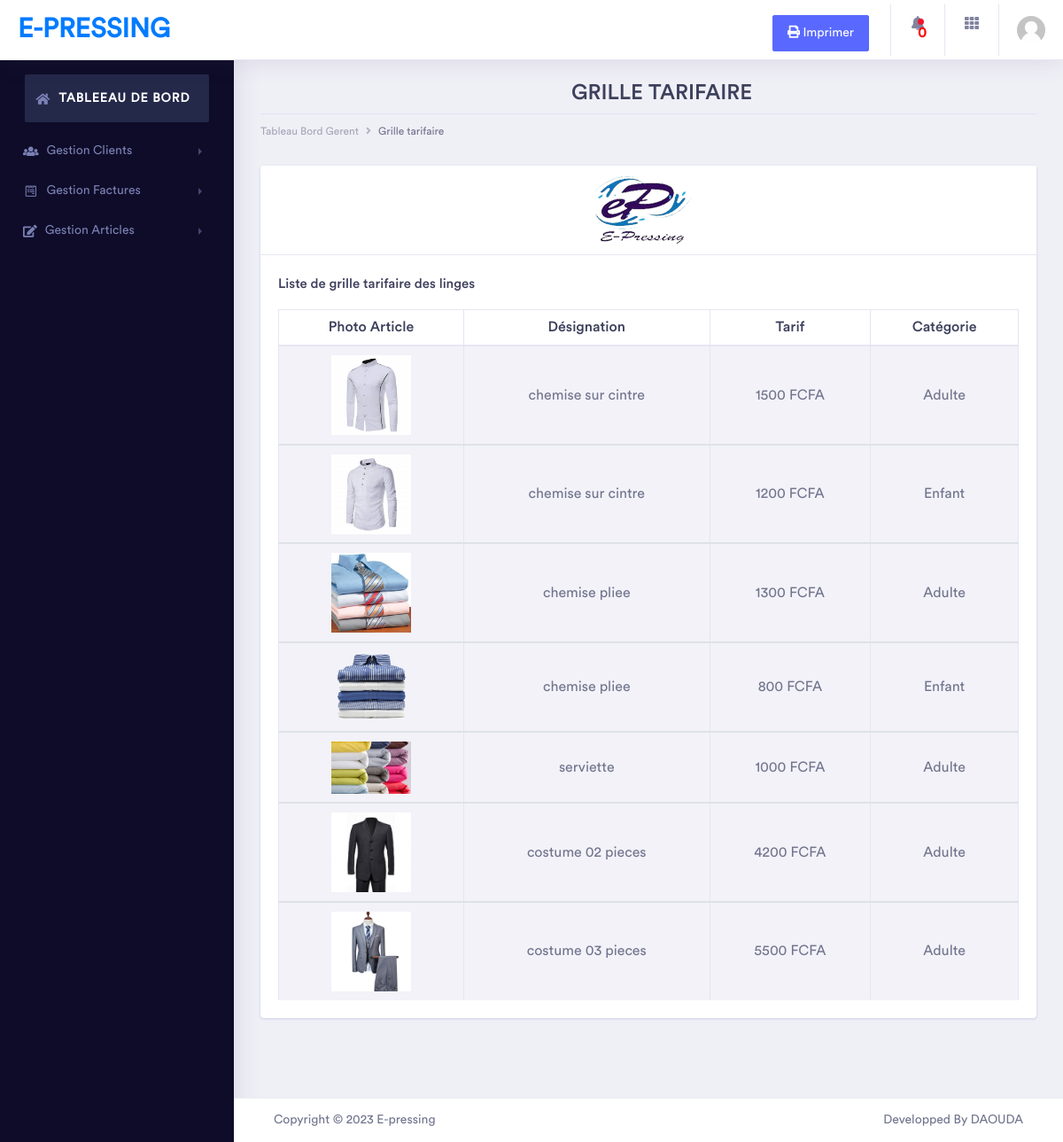
/gerant.php (signed in), run on the app's committed database.
### tables this page shows
CREATE TABLE `article` (
  `id` int(11) NOT NULL,
  `name` varchar(255) NOT NULL,
  `file_url` varchar(255) NOT NULL,
  `nom_art` varchar(255) NOT NULL,
  `prix_art` int(11) NOT NULL,
  `catego` varchar(255) NOT NULL
);

### gerant.php (the view, shortened to what this page needs)
<html lang="en">
<head>
    <link rel="stylesheet" href="assets/vendor/bootstrap/css/bootstrap.min.css">
    <link href="assets/vendor/fonts/circular-std/style.css" rel="stylesheet">
    <link rel="stylesheet" href="assets/libs/css/style.css">
    <link rel="stylesheet" href="assets/libs/css/style1.css">
    <link rel="stylesheet" href="assets/vendor/fonts/fontawesome/css/fontawesome-all.css">
    <link rel="stylesheet" href="assets/vendor/charts/chartist-bundle/chartist.css">
    <link rel="stylesheet" href="assets/vendor/charts/morris-bundle/morris.css">
    <link rel="stylesheet" href="assets/vendor/fonts/material-design-iconic-font/css/materialdesignicons.min.css">
    <link rel="stylesheet" href="assets/vendor/charts/c3charts/c3.css">
    <link rel="stylesheet" href="assets/vendor/fonts/flag-icon-css/flag-icon.min.css">
</head>
<body>
    <div class="dashboard-main-wrapper">
        <?php include('header_menu.php') ?>
        <div class="dashboard-wrapper">
            <div class="dashboard-ecommerce">
                <div class="container-fluid dashboard-content ">
                    <div class="row">
                        <div class="col-xl-12 col-lg-12 col-md-12 col-sm-12 col-12">
                            <div class="page-header" align="center">
                                <div class="page-breadcrumb">
                                <h2 class="pageheader-title">GRILLE TARIFAIRE</h2>
                                    <nav aria-label="breadcrumb">
                                        <ol class="breadcrumb">
                                            <li class="breadcrumb-item"><a href="gerant.php" class="breadcrumb-link">Tableau Bord Gerent</a></li>
                                            <li class="breadcrumb-item active" aria-current="page">Grille tarifaire</li>
                                        </ol>
                                    </nav>
                                </div>
                            </div>
                        </div>
                    </div>
                    <div class="row">
                    <div class="col-xl-12 col-lg-12 col-md-12 col-sm-12 col-12">
                    <div id="div1">
                        <div class="card">
                            <div class="card-header" align="center">
                                <img class="logo-img" src="assets/images/pressing_experts.png" alt="logo">
                            </div>
                            <div class="card-body">
                            <h5>Liste de grille tarifaire des linges</h5>
                                <div class="table-responsive">
                                    <table id="example4" class="table table-striped table-bordered" style="width:100%">
                                    <?php
                                        $Host ="localhost";
                                        $uname = "root";
                                        $pwd = '';
                                        $db_name = "p_experts";
                                        $result = mysqli_connect($Host,$uname,$pwd) or die("Could not connect to database." .mysqli_error());
                                        mysqli_select_db($result,$db_name) or die("Could not select the databse." .mysqli_error());
                                        $image_query = mysqli_query($result,"select id, name, file_url, nom_art, prix_art, catego  from  article");
                                        echo"
                                        <thead>
                                            <tr align='center'>
                                                <th>Photo Article</th>
                                                <th>Désignation</th>
                                                <th>Tarif</th>
                                                <th>Catégorie</th>
                                            </tr>
                                        </thead>";
                                        while($rows = mysqli_fetch_array($image_query))
                                        {
                                            $img_src = $rows['file_url'];
                                            $nom_art_img = $rows['nom_art'];
                                            $prix_art_img = $rows['prix_art'];
                                            $catego_img = $rows['catego'];
                                        ?>
                                        <?php
                                            echo"
                                                <tbody>
                                                <tr align='center'>
                                                <td><img src='$img_src'  alt=''  width='90' higth='50'></td>
                                                <td>$nom_art_img</td>
                                                <td> $prix_art_img FCFA</td>
                                                <td>$catego_img</td>
                                            <tr>
                                            </tbody>";
                                            ?>
                                        <?php
                                        }
                                    ?>
                                    </table>
                                </div>
                            </div>
                        </div>
                        </div>
                    </div>
                </div>
            </div>
                <?php include('footer.php') ?>
        </div>
    </div>
</body>
</html>

### header_menu.php (shortened to what this page needs)
<div class="dashboard-header">
    <nav class="navbar navbar-expand-lg bg-white fixed-top">
        <a class="navbar-brand" href="gerant.php">E-pressing</a>
        <div class="collapse navbar-collapse " id="navbarSupportedContent">
            <ul class="navbar-nav ml-auto navbar-right-top">
                <li class="nav-item">
                    <div id="custom-search" class="top-search-bar">
                        <button type="button" onclick="printContent('div1')" class="btn btn-primary" data-dismiss="modal" title="Impression"><i class="fas fa-print"></i> Imprimer</button>
                    </div>
                </li>
                <li class="nav-item dropdown notification">
                    <a class="nav-link nav-icons" href="#" id="navbarDropdownMenuLink1" data-toggle="dropdown" aria-haspopup="true" aria-expanded="false"><i class="fas fa-fw fa-bell" title="Notifications de la buanderie"></i> <span class="indicator"><strong style="color: red;"><?php include('check.php')?></strong></span></a>
                </li>
                <li class="nav-item dropdown connection">
                    <a class="nav-link" href="#" id="navbarDropdown" role="button" data-toggle="dropdown" aria-haspopup="true" aria-expanded="false"> <i class="fas fa-fw fa-th"></i> </a>
                </li>
                <li class="nav-item dropdown nav-user">
                    <a class="nav-link nav-user-img" href="#" id="navbarDropdownMenuLink2" data-toggle="dropdown" aria-haspopup="true" aria-expanded="false"><img src="assets/images/user.jpg" alt="" class="user-avatar-md rounded-circle"></a>
                </li>
            </ul>
        </div>
    </nav>
</div>
<div class="nav-left-sidebar sidebar-dark">
    <div class="menu-list">
        <nav class="navbar navbar-expand-lg navbar-light">
            <div class="collapse navbar-collapse" id="navbarNav">
                <ul class="navbar-nav flex-column">
                    <li class="nav-divider">
                        <a class="nav-link active" href="gerant.php" ><i class="fa fa-fw fa-home"></i>Tableeau de Bord</a>
                    </li>
                    <li class="nav-item">
                        <a class="nav-link" href="#" data-toggle="collapse" aria-expanded="false" data-target="#submenu-5" aria-controls="submenu-5" title="Action sur clients"><i class="fas fa-f fas fa-users"></i>Gestion Clients</a>
                    </li>
                    <li class="nav-item">
                        <a class="nav-link" href="#" data-toggle="collapse" aria-expanded="false" data-target="#submenu-4" aria-controls="submenu-4" title="Action sur facture des clients"><i class="fab fa-fw fa-wpforms"></i>Gestion Factures</a>
                    </li>
                    <li class="nav-item">
                        <a class="nav-link" href="#" data-toggle="collapse" aria-expanded="false" data-target="#submenu-3" aria-controls="submenu-3" title="Action sur Articles de linge"><i class="fas fa-edit"></i>Gestion Articles</a>
                    </li>
                </ul>
            </div>
        </nav>
    </div>
</div>

### check.php
<?php
     $bdd = new PDO('mysql:host=localhost;dbname=p_experts', 'root', '');
    $req = $bdd->prepare('SELECT * FROM message WHERE lu=0');
    $req->execute();
    echo $req->rowCount();
?>

### footer.php (shortened to what this page needs)
<div class="footer">
    <div class="container-fluid">
        <div class="row">
            <div class="col-xl-6 col-lg-6 col-md-6 col-sm-12 col-12">
                 Copyright © 2023 E-pressing
            </div>
            <div class="col-xl-6 col-lg-6 col-md-6 col-sm-12 col-12">
                <div class="text-md-right footer-links d-none d-sm-block">
                    <a href="#" title="Consulter le site web du devéloppeur" target="_blank">Developped By DAOUDA</a>
                </div>
            </div>
        </div>
    </div>
</div>

### assets/libs/css/style1.css (style rules this page uses)
h2 { margin-left: 30px; }

### data on the page
article: file_url (picture), nom_art "chemise sur cintre", prix_art "1500", catego "Adulte"
article: file_url (picture), nom_art "chemise sur cintre", prix_art "1200", catego "Enfant"
article: file_url (picture), nom_art "chemise pliee", prix_art "1300", catego "Adulte"
article: file_url (picture), nom_art "chemise pliee", prix_art "800", catego "Enfant"
article: file_url (picture), nom_art "serviette", prix_art "1000", catego "Adulte"
article: file_url (picture), nom_art "costume 02 pieces", prix_art "4200", catego "Adulte"
article: file_url (picture), nom_art "costume 03 pieces", prix_art "5500", catego "Adulte"

### other printed values
$req->rowCount() "0"
